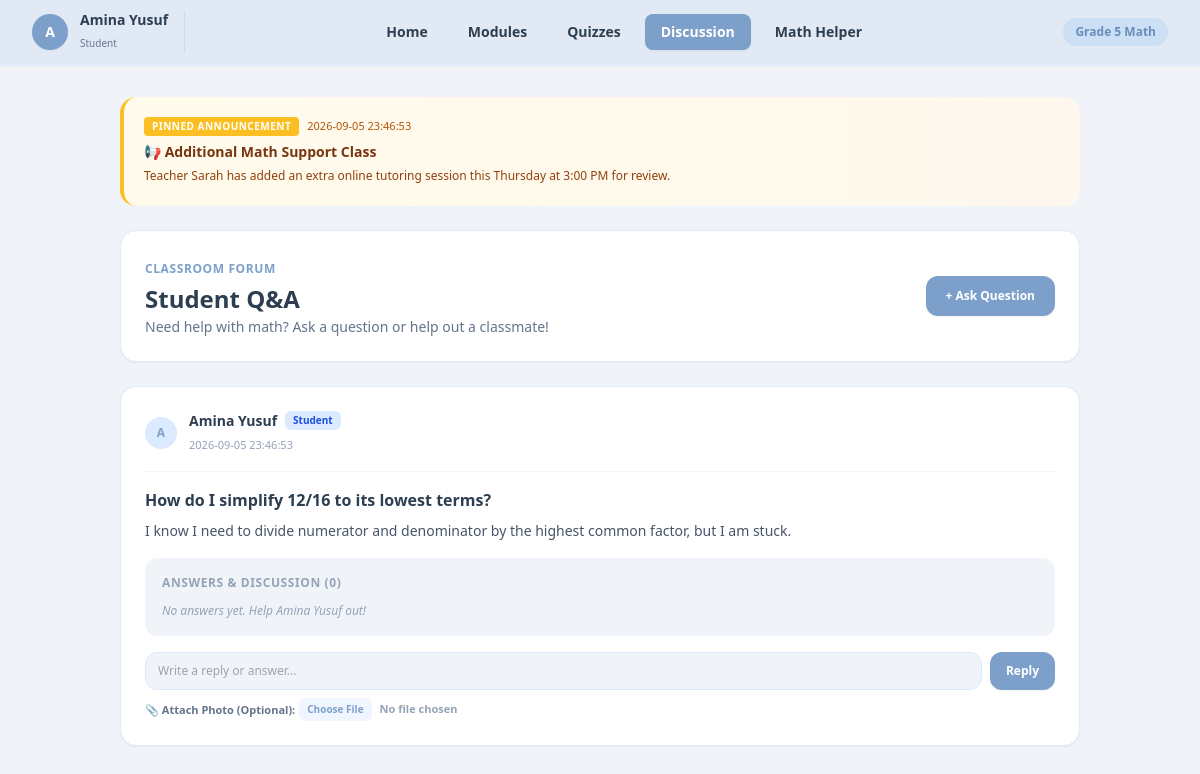
The page /student/student_discussion.php on the database its author committed.
### tables this page shows
CREATE TABLE students (
        id INTEGER PRIMARY KEY AUTOINCREMENT, 
        classroom_id INTEGER, 
        name TEXT NOT NULL, 
        status TEXT NOT NULL, 
        score INTEGER DEFAULT 0, 
        role TEXT DEFAULT 'student', 
        FOREIGN KEY(classroom_id) REFERENCES classrooms(id) ON DELETE SET NULL
    );

CREATE TABLE announcements (
        id INTEGER PRIMARY KEY AUTOINCREMENT,
        title TEXT NOT NULL,
        content TEXT NOT NULL,
        is_active INTEGER DEFAULT 1,
        created_at DATETIME DEFAULT CURRENT_TIMESTAMP
    );

CREATE TABLE discussion_posts (
        id INTEGER PRIMARY KEY AUTOINCREMENT,
        student_id INTEGER NOT NULL,
        title TEXT NOT NULL,
        content TEXT NOT NULL,
        image_url TEXT DEFAULT NULL,
        created_at DATETIME DEFAULT CURRENT_TIMESTAMP,
        FOREIGN KEY(student_id) REFERENCES students(id) ON DELETE CASCADE
    );

### student/student_discussion.php (the view, shortened to what this page needs)
<?php
require_once __DIR__ . '/../config/db.php';
$student_id = $_SESSION['student_id'] ?? 1;
$stmt_student = $pdo->prepare("SELECT * FROM students WHERE id = ?");
$stmt_student->execute([$student_id]);
$current_student = $stmt_student->fetch();
$active_tab = $_GET['page'] ?? 'discussion';
$nav_items = [
    'home'        => ['label' => 'Home',        'url' => 'student_dashboard.php'],
    'module'      => ['label' => 'Modules',     'url' => 'module.php'],
    'quiz'        => ['label' => 'Quizzes',     'url' => 'quiz.php'],
    'discussion'  => ['label' => 'Discussion',  'url' => 'student_discussion.php'],
    'math_helper' => ['label' => 'Math Helper', 'url' => 'math_helper.php']
];
$announcementsStmt = $pdo->query("
    SELECT id, title, content, created_at
    FROM announcements
    WHERE is_active = 1
    ORDER BY created_at DESC
");
$announcements = $announcementsStmt->fetchAll();
$postsStmt = $pdo->query("
    SELECT p.id, p.title, p.content, p.image_url, p.created_at, s.name as author, s.role
    FROM discussion_posts p
    LEFT JOIN students s ON p.student_id = s.id
    ORDER BY p.created_at DESC
");
$discussions = $postsStmt->fetchAll();
?>
<!DOCTYPE html>
<html lang="en">
<head>
    <script src="https://cdn.tailwindcss.com"></script>
</head>
<body class="bg-pastel-bg text-pastel-text font-sans min-h-screen flex flex-col">
    <nav class="bg-pastel-nav shadow-sm border-b border-blue-100 sticky top-0 z-50">
        <div class="max-w-7xl mx-auto px-4 sm:px-6 lg:px-8">
            <div class="flex items-center justify-between h-16">
                <div class="flex items-center space-x-3 pr-4 border-r border-blue-200">
                    <div class="w-9 h-9 rounded-full bg-pastel-primary text-white flex items-center justify-center font-bold text-sm shadow-sm">
                        <?= strtoupper(substr($current_student['name'], 0, 1)) ?>
                    </div>
                    <div>
                        <span class="font-semibold text-pastel-text text-sm block leading-tight">
                            <?= htmlspecialchars($current_student['name']) ?>
                        </span>
                        <span class="text-[10px] text-slate-500 font-medium capitalize">
                            <?= htmlspecialchars($current_student['role'] ?? 'student') ?>
                        </span>
                    </div>
                </div>
                <div class="flex space-x-2">
                    <?php foreach ($nav_items as $key => $item): ?>
                        <a href="<?= $item['url'] ?>"
                           class="px-4 py-2 rounded-lg text-sm font-semibold transition <?= $key === $active_tab ? 'bg-pastel-primary text-white shadow-sm' : 'text-pastel-text hover:bg-white/60' ?>">
                            <?= $item['label'] ?>
                        </a>
                    <?php endforeach; ?>
                </div>
                <div class="flex items-center space-x-3">
                    <span class="text-xs bg-pastel-badge text-pastel-hover font-semibold px-3 py-1.5 rounded-full whitespace-nowrap">Grade 5 Math</span>
                </div>
            </div>
        </div>
    </nav>
    <main class="flex-1 max-w-5xl w-full mx-auto px-4 sm:px-6 lg:px-8 py-8">
        <?php if (!empty($announcements)): ?>
            <div class="space-y-4 mb-6">
                <?php foreach ($announcements as $announcement): ?>
                    <div class="bg-gradient-to-r from-amber-50 to-orange-50 border-l-4 border-amber-400 p-5 rounded-2xl shadow-xs relative">
                        <div class="flex items-center justify-between mb-1.5">
                            <div class="flex items-center gap-2">
                                <span class="bg-amber-400 text-white text-[10px] font-black px-2 py-0.5 rounded uppercase tracking-wider">Pinned Announcement</span>
                                <span class="text-[11px] text-amber-700 font-medium"><?= htmlspecialchars($announcement['created_at']) ?></span>
                            </div>
                        </div>
                        <h3 class="text-sm font-bold text-amber-900 mb-1"><?= htmlspecialchars($announcement['title']) ?></h3>
                        <p class="text-xs text-amber-800 leading-relaxed"><?= htmlspecialchars($announcement['content']) ?></p>
                    </div>
                <?php endforeach; ?>
            </div>
        <?php endif; ?>
        <div class="bg-pastel-card p-6 rounded-2xl border border-blue-100 shadow-sm mb-6 flex justify-between items-center">
            <div>
                <span class="text-xs font-bold text-pastel-primary uppercase tracking-wider">Classroom Forum</span>
                <h1 class="text-2xl font-bold text-pastel-text mt-1">Student Q&A</h1>
                <p class="text-sm text-slate-500 mt-0.5">Need help with math? Ask a question or help out a classmate!</p>
            </div>
            <button onclick="toggleModal()" class="bg-pastel-primary hover:bg-pastel-hover text-white text-xs font-bold px-5 py-3 rounded-xl transition shadow-sm flex items-center gap-2">
                <span>+ Ask Question</span>
            </button>
        </div>
        <div class="space-y-6">
            <?php if (empty($discussions)): ?>
                <div class="bg-pastel-card p-12 text-center rounded-2xl border border-blue-100 shadow-sm">
                    <p class="text-slate-400 text-sm">No questions asked yet. Click <strong>+ Ask Question</strong> to start one!</p>
                </div>
            <?php else: ?>
                <?php foreach ($discussions as $post): ?>
                    <div class="bg-pastel-card p-6 rounded-2xl border border-blue-100 shadow-sm">
                        <div class="flex items-center justify-between border-b border-slate-100 pb-4 mb-4">
                            <div class="flex items-center gap-3">
                                <div class="w-8 h-8 rounded-full bg-blue-100 text-pastel-primary font-bold text-xs flex items-center justify-center">
                                    <?= strtoupper(substr($post['author'] ?? 'U', 0, 1)) ?>
                                </div>
                                <div>
                                    <div class="flex items-center gap-2">
                                        <span class="font-bold text-sm text-pastel-text">
                                            <?= htmlspecialchars($post['author'] ?? 'Deleted Student') ?>
                                        </span>
                                        <?php if (($post['role'] ?? '') === 'teacher'): ?>
                                            <span class="bg-amber-100 text-amber-700 text-[10px] font-bold px-2 py-0.5 rounded-md">Teacher</span>
                                        <?php else: ?>
                                            <span class="bg-blue-100 text-blue-700 text-[10px] font-bold px-2 py-0.5 rounded-md">Student</span>
                                        <?php endif; ?>
                                    </div>
                                    <span class="text-[11px] text-slate-400"><?= htmlspecialchars($post['created_at']) ?></span>
                                </div>
                            </div>
                        </div>
                        <h2 class="text-base font-bold text-pastel-text mb-2"><?= htmlspecialchars($post['title']) ?></h2>
                        <p class="text-sm text-slate-600 mb-4 leading-relaxed"><?= htmlspecialchars($post['content']) ?></p>
                        <div class="space-y-3 bg-pastel-bg p-4 rounded-xl border border-blue-50 mb-4">
                            <h3 class="text-xs font-bold text-slate-400 uppercase tracking-wider mb-2">
                                Answers & Discussion (<?= count($post['replies']) ?>)
                            </h3>
                            <?php if (empty($post['replies'])): ?>
                                <p class="text-xs text-slate-400 italic">No answers yet. Help <?= htmlspecialchars($post['author'] ?? 'them') ?> out!</p>
                            <?php endif; ?>
                        </div>
                        <form action="student_discussion.php" method="POST" enctype="multipart/form-data" class="space-y-2">
                            <div class="flex gap-2">
                                <input type="text" name="reply_content" placeholder="Write a reply or answer..." class="flex-1 text-xs bg-pastel-bg px-3 py-2.5 rounded-xl border border-blue-100 focus:outline-none focus:border-pastel-primary">
                                <button type="submit" class="bg-pastel-primary hover:bg-pastel-hover text-white text-xs font-bold px-4 py-2.5 rounded-xl transition shadow-sm">
                                    Reply
                                </button>
                            </div>
                            <div class="flex items-center gap-2">
                                <label class="text-[11px] text-slate-500 font-semibold cursor-pointer hover:text-pastel-primary flex items-center gap-1">
                                    <span>📎 Attach Photo (Optional):</span>
                                    <input type="file" name="reply_image" accept="image/*" class="text-[11px] text-slate-400 file:mr-2 file:py-1 file:px-2 file:rounded-md file:border-0 file:text-[10px] file:font-semibold file:bg-blue-50 file:text-pastel-primary hover:file:bg-blue-100 cursor-pointer">
                                </label>
                            </div>
                        </form>
                    </div>
                <?php endforeach; ?>
            <?php endif; ?>
        </div>
    </main>
</body>
</html>

### rows shown on the page
students: name "A", name "Amina Yusuf", role "Student"
announcements: created_at "2026-09-05 23:46:53", title "📢 Additional Math Support Class", content "Teacher Sarah has added an extra online tutoring session this Thursday at 3:00 PM for review."
discussion_posts: student.name "A", student.name "Amina Yusuf", created_at "2026-09-05 23:46:53", title "How do I simplify 12/16 to its lowest terms?", content "I know I need to divide numerator and denominator by the highest common factor, but I am stuck.", count($post['replies']) "0"

### other values the page prints
$item['label'] "Home"
$item['label'] "Modules"
$item['label'] "Quizzes"
$item['label'] "Discussion"
$item['label'] "Math Helper"
